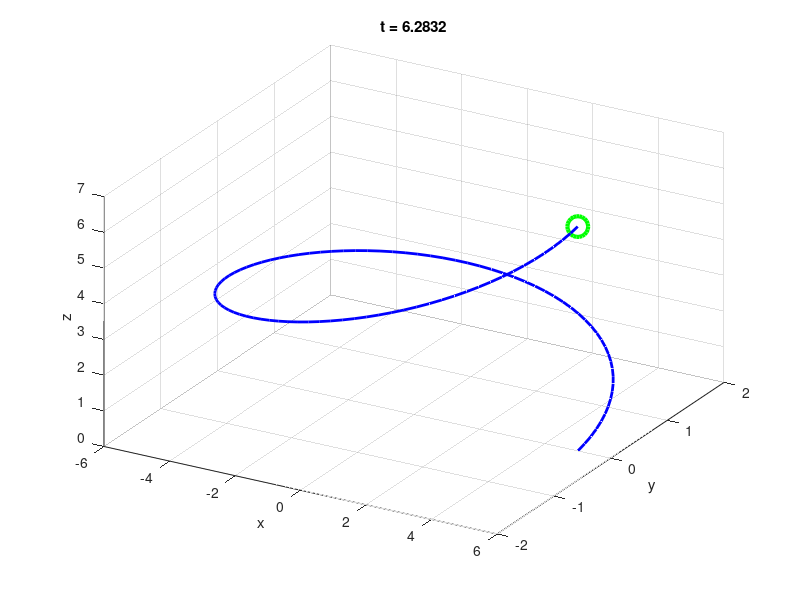

This chart was generated by the following MATLAB code: (Note: this script raises an error after producing the figure.)


%% Step 1: Generate Data
%Animate a point moving along a 3D parametric curve
t = linspace(0,2*pi,100);
x = 5*cos(t);
y = 2*sin(t);
z = t;

%% Step 2: Draw/Render Scenario
figh = figure;
for k=1:length(t)
    %Clear the figure to start with a blank slate
    clf
    
    %Extract data at the current time step
    t_k = t(k);
    x_k = x(k);
    y_k = y(k);
    z_k = z(k);
    
    %Where is the current point?
    plot3(x_k, y_k, z_k, 'go', 'LineWidth', 3, 'MarkerSize', 15)
    
    %Plot the entire curve
    hold on
    plot3(x, y, z, 'b-', 'LineWidth', 2);
    
    %Add plotting options
    grid on
    xlabel('x')
    ylabel('y')
    zlabel('z')
    title(['t = ',num2str(t_k)])
    view([30 35])
%     view([30+20*t_k 35])      %show how viewpoint can be manipulated
    
    %% Step 3: Take a Snapshot
    %Save the frame
    movieVector(k) = getframe;
%     movieVector(k) = getframe(figh, [10 10 520 400]);   %manually specify getframe region
    
    %% Step 4: Advance Time
    %Happens automatically if using a for loop
end

%% Step 5: Save Movie
%Create a VideoWriter object and set properties
myWriter = VideoWriter('curve');            %create an .avi file
% myWriter = VideoWriter('curve','MPEG-4');   %create an .mp4 file
myWriter.FrameRate = 20;

%Open the VideoWriter object, write the movie, and close the file
open(myWriter);
writeVideo(myWriter, movieVector);
close(myWriter);

disp('DONE!')